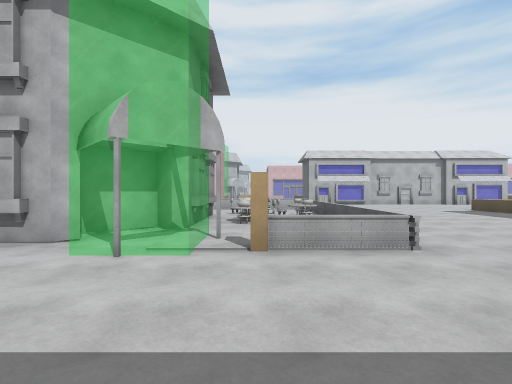
View 1 (above)

24 first-person views from a walk through a scene from a Unity 3-D project. The camera is 1.5 m above the floor, looks level and sees 85° across. The floor is counted in squares, 2 m on a side. Each view is taken from the middle of a square. On the plan, view 1 faces up. The plan holds only what a view shows up to about 10 squares ahead; the rest is blank. The place goes on beyond the plan. The player character is not drawn. Surface patterns are stand-ins for the level's own textures.

View 2
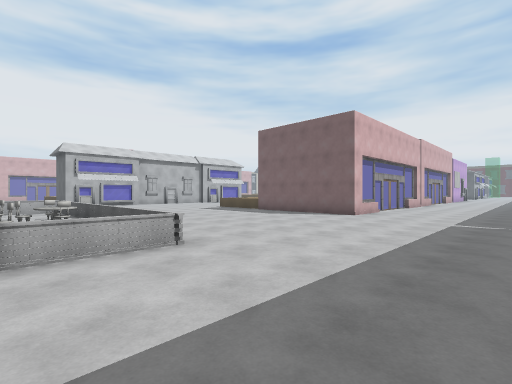

View 3
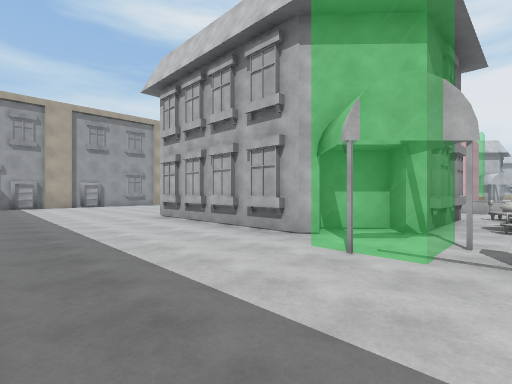

View 4
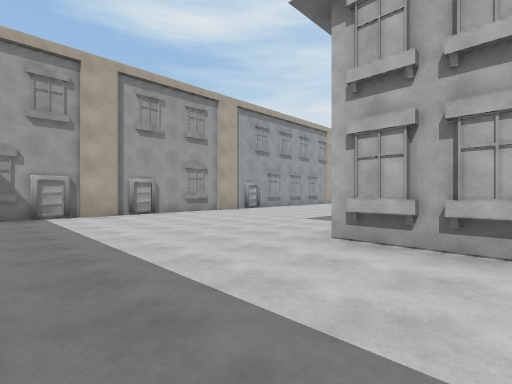

View 5
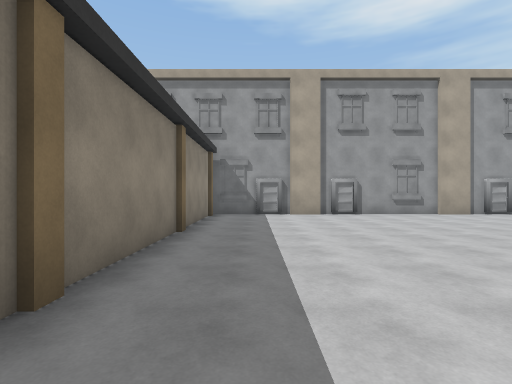

View 6
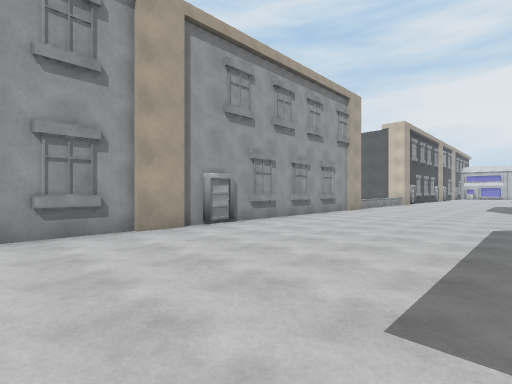

View 7
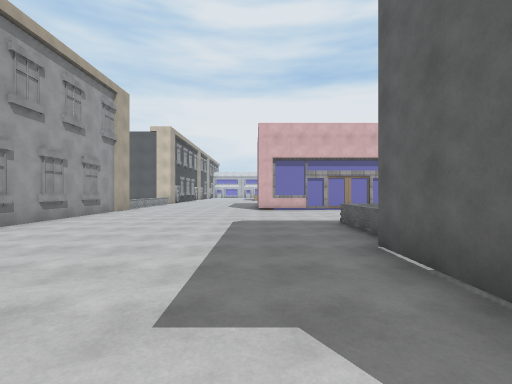

View 8
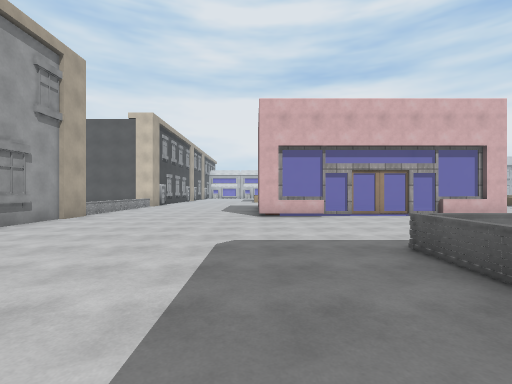

View 9
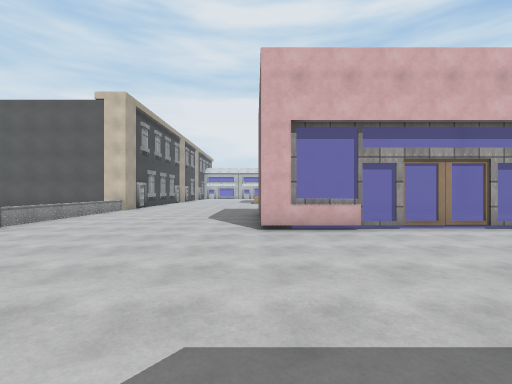

View 10
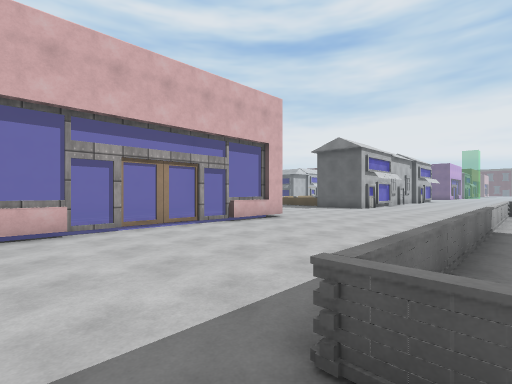

View 11
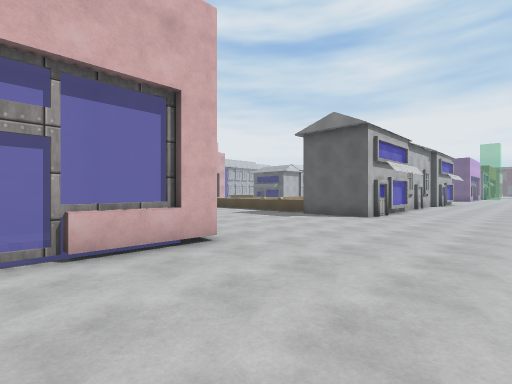

View 12
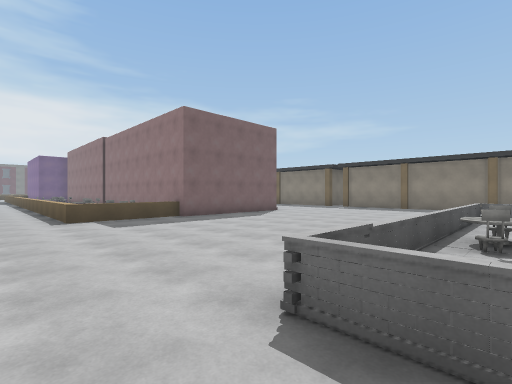

View 13
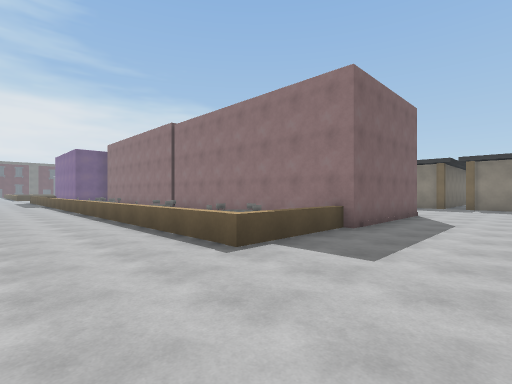

View 14
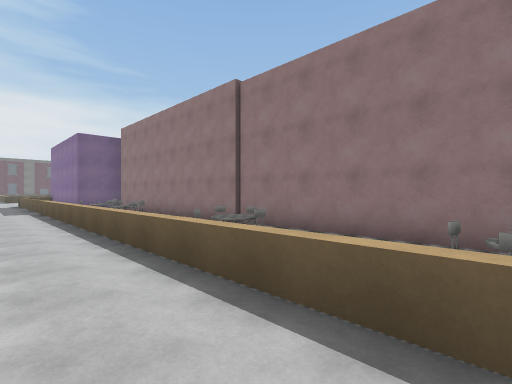

View 15
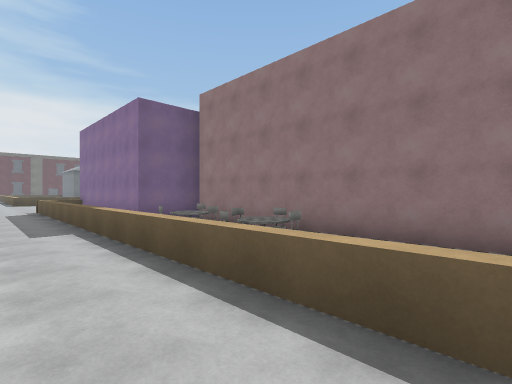

View 16
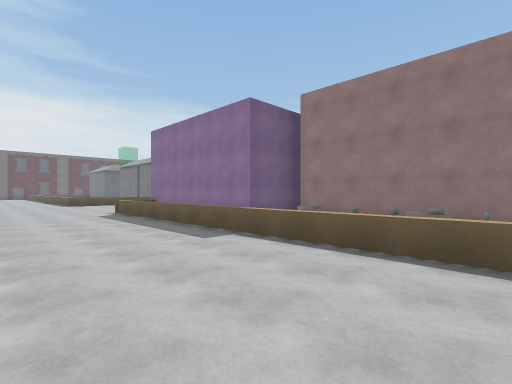

View 17
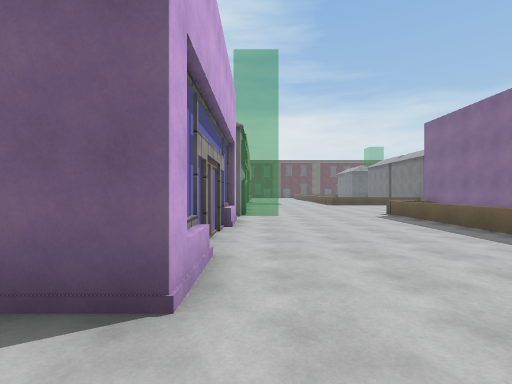

View 18
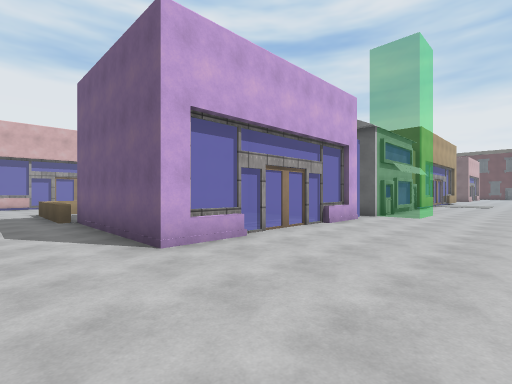

View 19
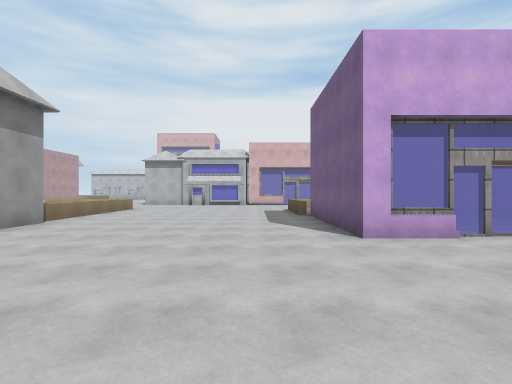

View 20
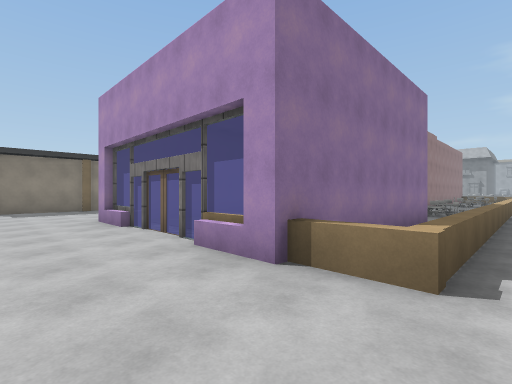

View 21
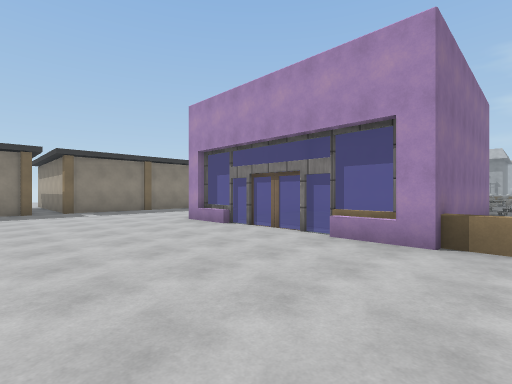

View 22
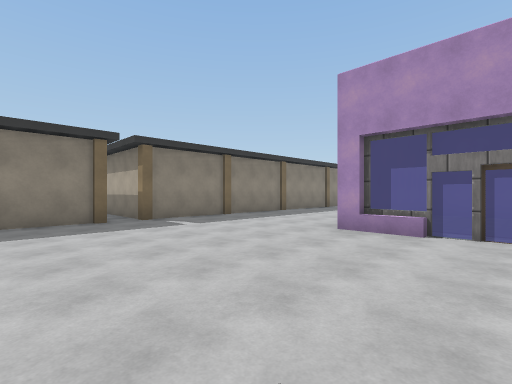

View 23
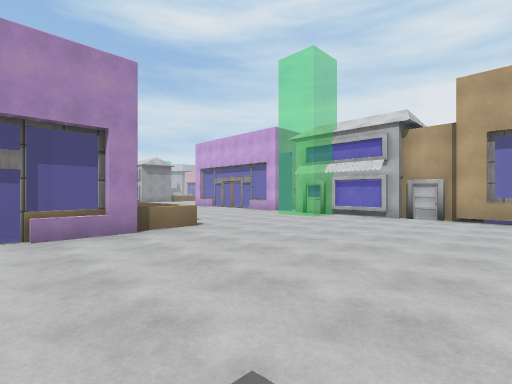

View 24
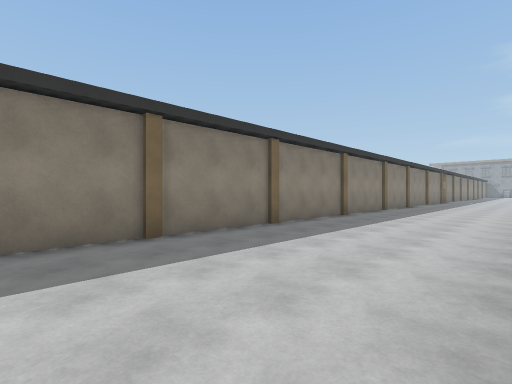

### Floor plan
Key: @ floor where view 1 was taken; # wall or solid block; x gap in a wall; . main floor; : floor 0.25 m higher than the main floor; = window, fence, low wall or low ledge; ^ raised ledge; C chair; T table; H thing the floor can be seen under or through; O other object.
Columns run from 16 left of view 1 to 35 right of it. Each row starts with its distance up from view 1.
 22                                .......
 21 =......#######                 .......#
 20 =.....   ::::#  ...            .......######
 19 =.....#  ::::#  ....#         #.......#  ..#
 18 =.....# :::::# ....##         #.......# ...#      #
 17 =.....######=#.....#===        .......#=HHH####=###^
 16 #......................         .............==.....
 15 #.......................         ...................
 14 #...............................  ..................
 13 #...................................................
 12 #.......===========.................................
 11 #.......=#       #=......^^^^^^^^^^^^^^^^^^^^^......
 10 #.......=        .=......^OCC OO   OOOOO######......
  9 #.......#      OOC= .....^ O#  OO###O#OO#O...^......
  8 #.......#      #OT= .....#################...H......
  7 #.......#      #OC# .....#               #...H......
  6 #.......     ###O =......#               #...H......
  5 #.......     #==# =......#               ####^......
  4 #.......######==#==........           .....  #......
  3 #...........................       .................
  2 #............................      .................
  1 #............................       ................
  0 #...............@.........           ...............
 -1 #########         #                  ###########x###
 -2                                                #.
 -3                                                #

Positions as (right, up) in squares from view 1, and headings:
1: (0, 0), facing up
2: (0, 0), facing up-right
3: (0, 0), facing up-left
4: (-6, 0), facing up-left
5: (-6, 1), facing left
6: (-10, 5), facing up-left
7: (-10, 5), facing up
8: (-10, 8), facing up
9: (-10, 11), facing up
10: (-9, 11), facing up-right
11: (-5, 13), facing up-right
12: (1, 13), facing down-right
13: (6, 14), facing down-right
14: (11, 13), facing down-right
15: (17, 13), facing down-right
16: (19, 15), facing down-right
17: (20, 16), facing right
18: (20, 13), facing up-right
19: (20, 12), facing up
20: (32, 12), facing down-left
21: (34, 11), facing down-left
22: (35, 7), facing down-left
23: (35, 8), facing up-left
24: (31, 4), facing down-left
